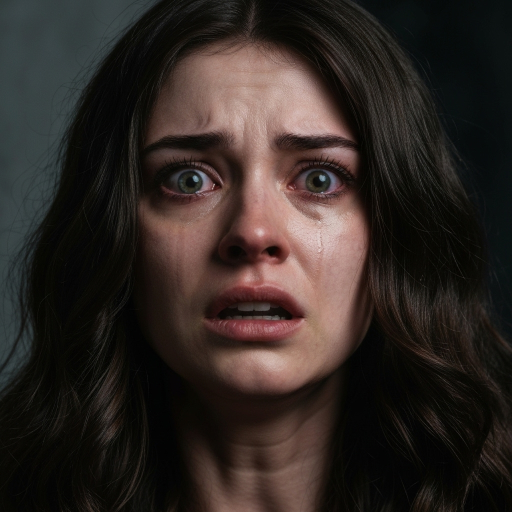
#> input picture dataset/test/ai/scared-woman11.png, 1024 x 1024 px, found by its file name (shown at 1/2 size); its folder holds only this picture in this run
$ python prepare_dataset.py
#> lines starting #> are read from the running program, lines starting #| are printed output that depends on the picture
import os
from pathlib import Path
from PIL import Image

DATASET = Path("dataset")

# output folder
OUT = Path("dataset_clean")
SPLITS = ["train", "val", "test"]
CLASSES = ["ai", "real"]

OUT.mkdir(exist_ok=True)

MAX_SIZE = 512      # resize keeping aspect ratio
JPEG_QUALITY = 92   # good quality but standardizes compression

def process_image(src_path: Path, dst_path: Path):
    try:
        img = Image.open(src_path).convert("RGB")
#> img is the input picture: PIL image 1024x1024 RGB; mean R, G, B 47.6, 39.4, 35.4
        img.thumbnail((MAX_SIZE, MAX_SIZE))  # keeps aspect ratio
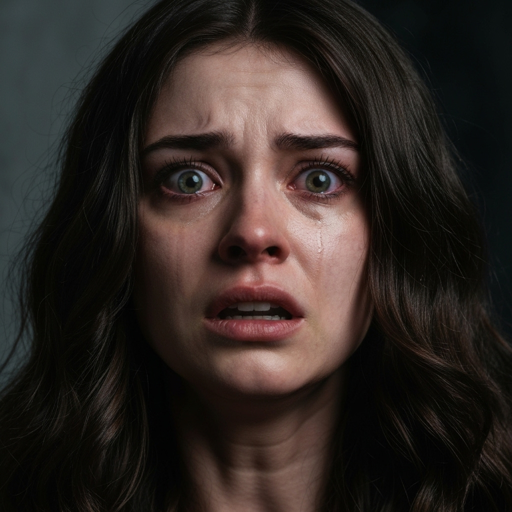
#> img: PIL image 512x512 RGB; mean R, G, B 47.6, 39.4, 35.4
        dst_path.parent.mkdir(parents=True, exist_ok=True)
        img.save(dst_path.with_suffix(".jpg"), "JPEG", quality=JPEG_QUALITY, optimize=True)
        return True
    except Exception as e:
        print(f"❌ Skip: {src_path} ({e})")
        return False

def main():
    total = 0
    kept = 0

    for split in SPLITS:
        for cls in CLASSES:
            src_dir = DATASET / split / cls
            if not src_dir.exists():
                print(f"⚠️ Missing: {src_dir}")
                continue

            for fname in os.listdir(src_dir):
                src_path = src_dir / fname

                # skip non-images safely
                if src_path.suffix.lower() not in [".jpg", ".jpeg", ".png", ".webp", ".bmp"]:
                    print(f"⏭️ Not an image, skipping: {src_path.name}")
                    continue

                dst_path = OUT / split / cls / (src_path.stem + ".jpg")
                total += 1
                if process_image(src_path, dst_path):
                    kept += 1

    print(f"\n✅ Done. Processed: {kept}/{total} images")
    print(f"✅ New dataset folder: {OUT.resolve()}")

if __name__ == "__main__":
    main()
